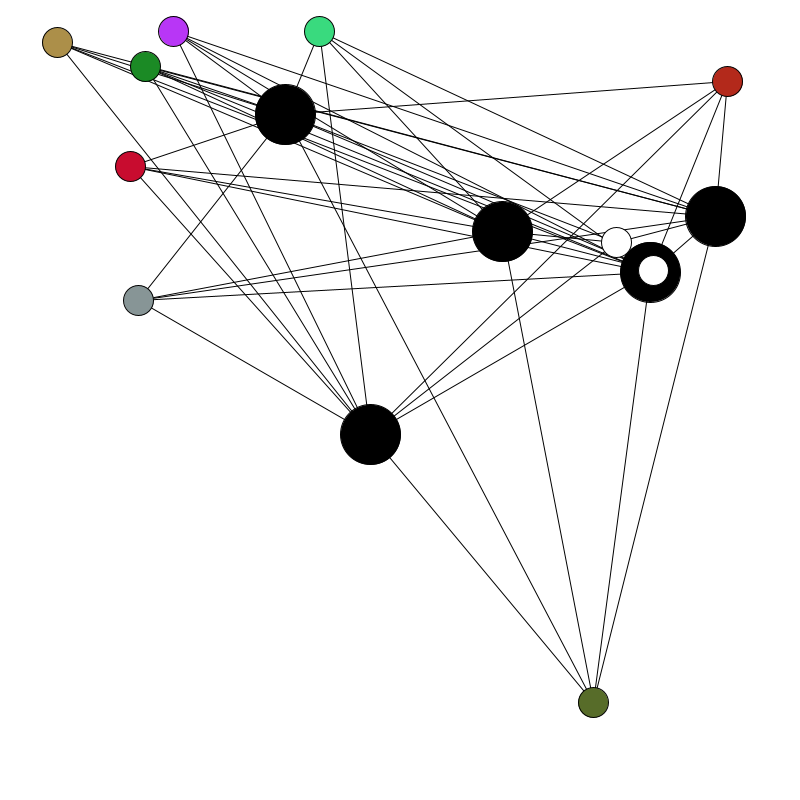
Frame 1 (no input)
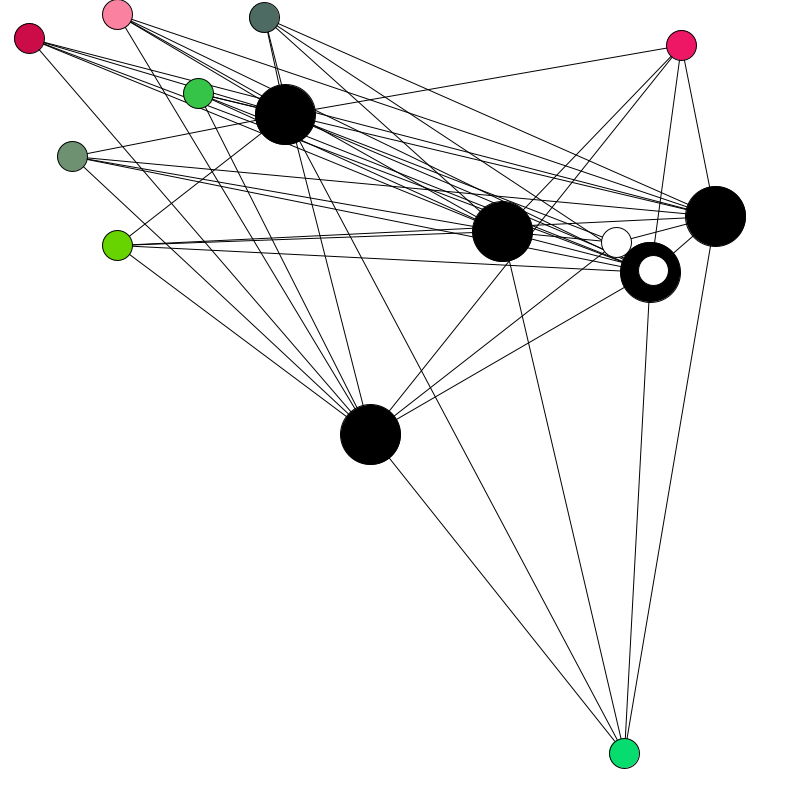
Frame 60 (the mouse pressed at the canvas centre just before this capture)
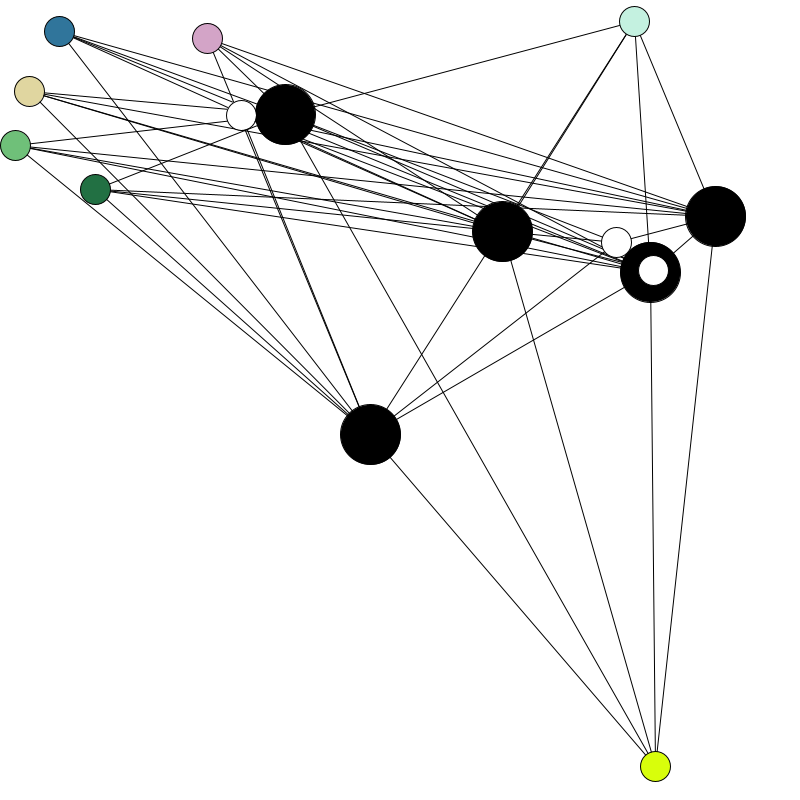
Frame 120 (the mouse held since frame 60 and released just before this capture)

The Processing sketch that drew these frames (run headless with seeded random() and noise(); from frame 60 on, the mouse is pressed at the canvas centre):

// Processing sketch: processing_49058
// ── processing_49058.pde

Ziel [] Zielpunkt;
Agent [] Agenten;
//linien einfügen

void setup() {
  size (800, 800);
  background (255);
  erstelleZielpunkt ();
  buildAgenten ();
}

void draw () {
  background (255);
  
  
  for (int i=0; i<Agenten.length; i++) 
  { 
    Agenten[i].move();
  }
  
   for (int z=0; z<Zielpunkt.length; z++) 
  {
    Zielpunkt[z].render();
  }
  
  for (int i=0; i<Agenten.length; i++) 
  {
    Agenten[i].render();
  }
}
 



void erstelleZielpunkt (){
 Zielpunkt = new Ziel[5];
 int border = 50;
 for (int z=0; z<Zielpunkt.length; z++){
   float xPos = random(border, width-border);
   float yPos = random(border, height-border);
   float radius =  (30);
   color clr = color (200, 50, 50, 0);
   Zielpunkt[z] = new Ziel(xPos, yPos, radius,clr);
 }
 }

void buildAgenten (){
  Agenten = new Agent[10];
  int border = 20;
  for (int i=0; i<Agenten.length; i++){
  float theX = random (border, width-border);
  float theY = random(border, height-border);  
  
  float radius = (15);
  color clr = color (50,50,200,0);
  Agenten[i] = new Agent (theX, theY, radius, clr);
}
}
  
class Ziel {
  float xPos;
  float yPos;
  float radius;
  Ziel (float axPos, float ayPos, float aradius, color aclr) {
    xPos = axPos;
    yPos = ayPos;
    radius = aradius;
  }
  
  void render() {
    fill (0);
    ellipse (xPos, yPos, radius*2, radius*2);
  }
}

class Agent {
  PVector position;
  PVector direction;
  float radius;
  float r;
  float g;
  float b;
  Agent (float theX, float theY, float aradius, color aclr) {
  position = new PVector (theX, theY);
  direction   = new PVector (10,10);
  direction.x = random (-1, 1);
  direction.y = random (-1, 1);
  radius = aradius;
  r=random (0,255);
  g=random (0,255);
  b=random (0,255);
}

 void render () {
  r=random (0,255);
  g=random (0,255);
  b=random (0,255);
      for (int i=0; i<Zielpunkt.length; i++) 
   {
     if (dist (position.x, position.y, Zielpunkt[i].xPos, Zielpunkt[i].yPos) < 45)
     {
       r=255;
       g=255;
       b=255;  }
 }
   fill (r,g,b);
   ellipse (position.x, position.y, 2*radius, 2*radius);

 }
void move () 
{
   direction.x += direction.x;
   direction.y += direction.y;
   direction.normalize ();
   position.add (direction);
 
   if (position.x < radius || position.x > (width-radius)) 
   {
       direction.x *= -1;
   }
   
   if (position.y < radius || position.y > (height-radius)) 
   {
       direction.y *= -1;
   }
   
   for (int i=0; i<Zielpunkt.length; i++) 
   {
     if (dist (position.x, position.y, Zielpunkt[i].xPos, Zielpunkt[i].yPos) < 45)
     {
       direction.x=0;
       direction.y=0;
     }
      
       line (position.x, position.y, Zielpunkt[i].xPos, Zielpunkt[i].yPos);
     
     
      
   }
 }
}


  
